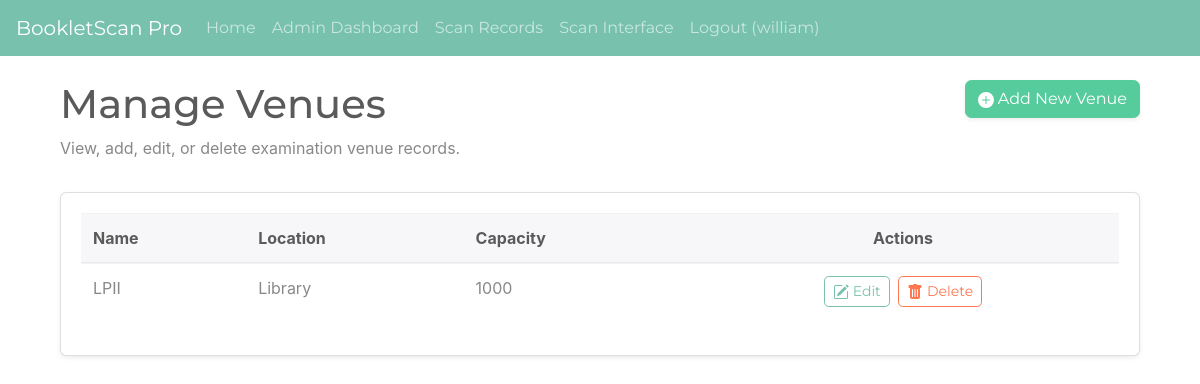
The app's page /admin/venues (signed in) with its own data.
### Booklet_Scan/app/models.py (models this page shows, shortened)
class AdminUser(UserMixin, db.Model):
    id = db.Column(db.Integer, primary_key=True)
    username = db.Column(db.String(64), index=True, unique=True, nullable=False)
    password_hash = db.Column(db.String(256), nullable=False)

class Venue(db.Model):
    id = db.Column(db.Integer, primary_key=True)
    name = db.Column(db.String(128), unique=True, nullable=False)
    location = db.Column(db.String(256))
    capacity = db.Column(db.Integer)
    exams = db.relationship('Exam', backref='venue', lazy='dynamic')

### Booklet_Scan/app/admin/routes.py (the view)
@bp.route('/venues')
def list_venues():
    page = request.args.get('page', 1, type=int)
    venues = Venue.query.order_by(Venue.name).paginate(page=page, per_page=10)
    return render_template('admin/venues_list.html', venues=venues, title='Manage Venues')

### Booklet_Scan/app/admin/routes.py (called while the page is built)
def is_admin():
    return current_user.is_authenticated and hasattr(current_user, 'username')

@bp.before_request
@login_required # Ensures user is logged in for all admin routes
def before_request():
    if not is_admin(): # Or a more specific role check if you add roles
        flash('You do not have permission to access the admin area.')
        return redirect(url_for('main.index'))

### Booklet_Scan/app/models.py (called while the page is built)
@login_manager.user_loader
def load_user(id):
    return AdminUser.query.get(int(id))

### Booklet_Scan/app/templates/admin/venues_list.html (shortened to what this page needs)
{% extends "base.html" %}
{% import "bootstrap/wtf.html" as wtf %}
{% block app_content %}
<div class="container mt-4">
    <div class="row mb-3">
        <div class="col-md-9">
            <h1 class="display-5">Manage Venues</h1>
            <p class="text-muted">View, add, edit, or delete examination venue records.</p>
        </div>
        <div class="col-md-3 text-right">
            <a href="{{ url_for('admin.add_venue') }}" class="btn btn-success shadow-sm">
                <svg xmlns="http://www.w3.org/2000/svg" width="16" height="16" fill="currentColor" class="bi bi-plus-circle-fill" viewBox="0 0 16 16">
                    <path d="M16 8A8 8 0 1 1 0 8a8 8 0 0 1 16 0zM8.5 4.5a.5.5 0 0 0-1 0v3h-3a.5.5 0 0 0 0 1h3v3a.5.5 0 0 0 1 0v-3h3a.5.5 0 0 0 0-1h-3v-3z"/>
                </svg>
                Add New Venue
            </a>
        </div>
    </div>
    <div class="card shadow-sm">
        <div class="card-body">
            {% if venues.items %}
            <table class="table table-hover table-responsive-md">
                <thead class="thead-light">
                    <tr>
                        <th>Name</th>
                        <th>Location</th>
                        <th>Capacity</th>
                        <th class="text-center">Actions</th>
                    </tr>
                </thead>
                <tbody>
                    {% for venue in venues.items %}
                    <tr>
                        <td>{{ venue.name }}</td>
                        <td>{{ venue.location if venue.location else 'N/A' }}</td>
                        <td>{{ venue.capacity if venue.capacity is not none else 'N/A' }}</td>
                        <td class="text-center">
                            <a href="{{ url_for('admin.edit_venue', id=venue.id) }}" class="btn btn-sm btn-outline-primary mr-1">
                                 Edit
                            </a>
                            <form action="{{ url_for('admin.delete_venue', id=venue.id) }}" method="post" style="display:inline;">
                                <button type="submit" class="btn btn-sm btn-outline-danger" onclick="return confirm('Are you sure you want to delete venue: {{ venue.name }}? This action cannot be undone.');">
                                     Delete
                                </button>
                            </form>
                        </td>
                    </tr>
                    {% endfor %}
                </tbody>
            </table>
            {% else %}
            <div class="alert alert-info" role="alert">
                No venues found. You can <a href="{{ url_for('admin.add_venue') }}" class="alert-link">add a new venue</a>.
            </div>
            {% endif %}
        </div>
    </div>
</div>
{% endblock %}

### Booklet_Scan/app/templates/base.html (shortened to what this page needs)
<!doctype html>
<html lang="en">
  <head>
    <link rel="stylesheet" href="https://bootswatch.com/4/minty/bootstrap.min.css">
  </head>
  <body>
    <nav class="navbar navbar-expand-lg navbar-dark bg-primary fixed-top">
      <a class="navbar-brand" href="{{ url_for('main.index') }}">BookletScan Pro</a>
      <div class="collapse navbar-collapse" id="navbarNav">
        <ul class="navbar-nav mr-auto">
          <li class="nav-item">
            <a class="nav-link" href="{{ url_for('main.index') }}">Home</a>
          </li>
          {% if current_user.is_anonymous %}
          <li class="nav-item">
            <a class="nav-link" href="{{ url_for('auth.login') }}">Admin Login</a>
          </li>
          {% else %}
            {% if current_user.is_authenticated and current_user.username %}
            <li class="nav-item">
              <a class="nav-link" href="{{ url_for('admin.dashboard') }}">Admin Dashboard</a>
            </li>
            <li class="nav-item">
                <a class="nav-link" href="{{ url_for('admin.list_scan_records') }}">Scan Records</a>
            </li>
            {% endif %}
            <li class="nav-item">
              <a class="nav-link" href="{{ url_for('main.scan_ui') }}">Scan Interface</a>
            </li>
            <li class="nav-item">
              <a class="nav-link" href="{{ url_for('auth.logout') }}">Logout ({{ current_user.username if current_user.is_authenticated and current_user.username else 'User' }})</a>
            </li>
          {% endif %}
        </ul>
      </div>
    </nav>
    <div class="container mt-3">
        {% block app_content %}{% endblock %}
    </div>
  </body>
</html>

### Booklet_Scan/app/templates/base.html (style rules this page uses)
body { padding-top: 56px; }

### records on screen
AdminUser: username "william"
Venue: name "LPII", location "Library", capacity "1000"
